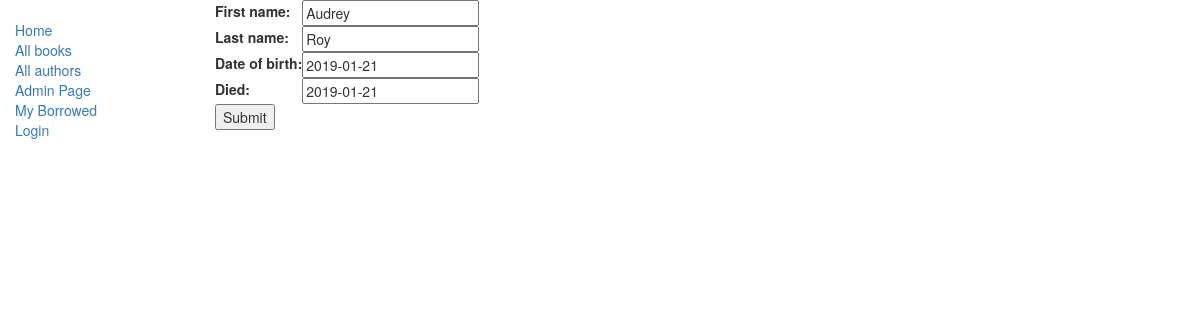
/catalog/author/1/update/, run on the app's committed database.
### catalog/models.py (models this page shows, shortened)
class Author(models.Model):
    first_name = models.CharField(max_length=100)
    last_name = models.CharField(max_length=100)
    date_of_birth = models.DateField(null=True, blank=True)
    date_of_death = models.DateField('Died', null=True, blank=True)

### catalog/views.py (the view)
# urls.py: re_path(r'^author/(?P<pk>\d+)/update/$', views.AuthorUpdate.as_view(),
class AuthorUpdate(generic.UpdateView):
    model = models.Author
    fields = ['first_name', 'last_name', 'date_of_birth', 'date_of_death']

### catalog/templates/catalog/author_form.html (shortened to what this page needs)
{% extends "catalog/base_generic.html" %}
{% block content %}
<form action="" method="POST">
  <table>
    {{ form.as_table }}
  </table>
  <input type="submit" value="Submit">
</form>
{% endblock %}

### data on the page
Author: first_name "Audrey", last_name "Roy", date_of_birth "2019-01-21", date_of_death "2019-01-21"
